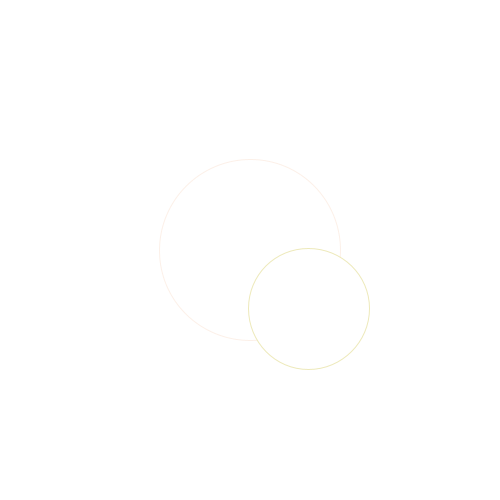
Frame 1 (no input)
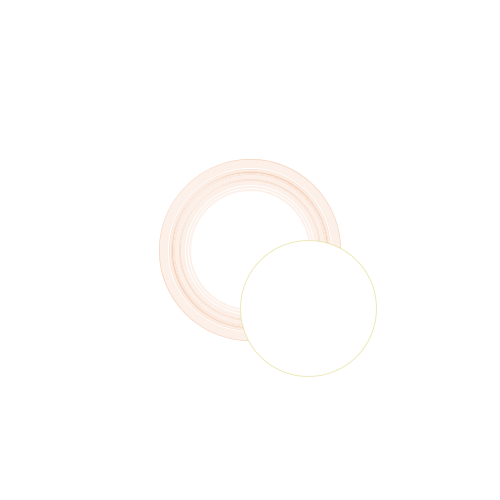
Frame 60 (the mouse pressed at the canvas centre just before this capture)
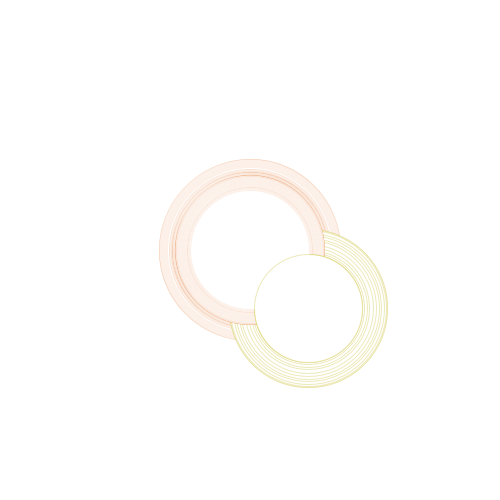
Frame 120 (the mouse held since frame 60 and released just before this capture)

The Processing sketch that drew these frames (run headless with seeded random() and noise(); from frame 60 on, the mouse is pressed at the canvas centre):

// Processing sketch: processing_5047
// ── processing_5047.pde


/*
stylize vibrating speakers
September 6, 2009
*/

float turn = 0; //
float noiseNum = 0; //have to assign value to variable
float noiseNum2 = 0;
float secondpos = random (-200, 200);
void setup() {
  size(500,500);
  background(255);
  smooth();
}

void draw() {
 
 translate(width/2, height/2);
 rotate(turn);

 float end = noise(noiseNum) * 300;
 noiseNum = noiseNum + 0.01;
 stroke(220,100,20,25);
 ellipse(0,0,end,end);
 
 float end2 =noise(noiseNum2) *200;
 noiseNum2 = noiseNum2 - 0.03;
 stroke(210,200,80,100);
 ellipse(secondpos,secondpos,end2,end2);
} 
